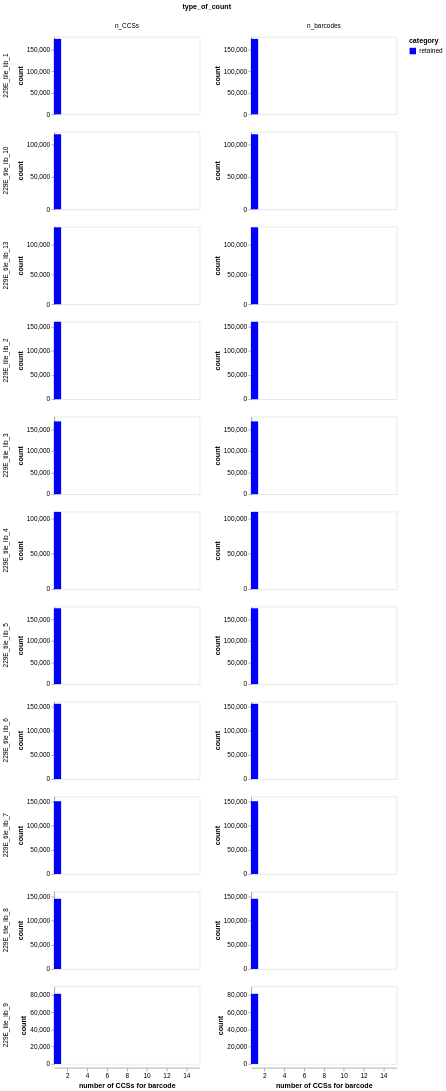

The notebook cell this image was saved under:
### Markdown cell above
## Build consensus sequences
Use the [alignparse.consensus.simple_mutconsensus](https://jbloomlab.github.io/alignparse/alignparse.consensus.html#alignparse.consensus.simple_mutconsensus) method to build consensus sequences, and plot how many barcodes and CCSs contributed to valid consensuses or had to be dropped.
Note the stats for barcodes and CCSs look different, because there are uneven numbers of CCSs per barcode:

### Code cell
# get parameters for building consensus
consensus_params = config["consensus_params"]
print(
    "Building consensus sequences with following settings\n  "
    + "\n  ".join(f"{param}={val}" for param, val in consensus_params.items())
)

# build consensus sequences and plot results
max_plot_nseqs = 15  # group nseqs >= this together
plot_width = 225

consensus, dropped = alignparse.consensus.simple_mutconsensus(
    aligned_ccs, mutation_col="gene_mutations", **consensus_params
)

consensus_stats = (
    pd.concat(
        [
            consensus.rename(columns={"variant_call_support": "nseqs"})
            .drop(columns="gene_mutations")
            .assign(drop_reason="retained", dropped=False),
            dropped.assign(dropped=True),
        ]
    )
    .assign(nseqs=lambda x: x["nseqs"].clip(upper=max_plot_nseqs))
    .groupby(["library", "drop_reason", "dropped", "nseqs"], as_index=False)
    .aggregate(
        n_barcodes=pd.NamedAgg("barcode", "count"),
        n_CCSs=pd.NamedAgg("nseqs", "sum"),
    )
    .rename(columns={"drop_reason": "category"})
    .melt(
        id_vars=["library", "category", "dropped", "nseqs"],
        value_vars=["n_barcodes", "n_CCSs"],
        var_name="type_of_count",
        value_name="count",
    )
)

# get drop reasons in order to plot
drop_reasons = (
    consensus_stats.groupby(["category", "dropped"], as_index=False)
    .aggregate({"count": "sum"})
    .sort_values(["dropped", "count"], ascending=[True, False])["category"]
    .tolist()
)
drop_colors = ["blue", "orange", "orangered", "goldenrod", "gold", "darkorange"]
assert len(drop_reasons) <= len(drop_colors)

consensus_stats_chart = (
    alt.Chart(consensus_stats)
    .encode(
        x=alt.X(
            "nseqs",
            scale=alt.Scale(domain=(1, max_plot_nseqs)),
            title="number of CCSs for barcode",
        ),
        y=alt.Y("count", stack=True),
        color=alt.Color(
            "category",
            sort=drop_reasons,
            scale=alt.Scale(range=drop_colors),
        ),
        row=alt.Row(
            "library",
            title=None,
        ),
        column=alt.Column("type_of_count"),
        tooltip=consensus_stats.columns.tolist(),
    )
    .mark_bar(size=0.75 * plot_width / max_plot_nseqs)
    .properties(width=plot_width, height=120)
    .configure_axis(grid=False)
    .resolve_scale(y="independent")
)

display(consensus_stats_chart)

### Figure 1 — Vega-Lite specification as saved in the notebook (floating-point values rounded to 4 significant figures)
{"config": {"view": {"continuousWidth": 300, "continuousHeight": 300}, "axis": {"grid": false}}, "data": {"name": "data-d0d30c3c2ce1ae61798e36bf83819d28"}, "mark": {"type": "bar", "size": 11.25}, "encoding": {"color": {"field": "category", "scale": {"range": ["blue", "orange", "orangered", "goldenrod", "gold", "darkorange"]}, "sort": ["retained"], "type": "nominal"}, "column": {"field": "type_of_count", "type": "nominal"}, "row": {"field": "library", "title": null, "type": "nominal"}, "tooltip": [{"field": "library", "type": "nominal"}, {"field": "category", "type": "nominal"}, {"field": "dropped", "type": "nominal"}, {"field": "nseqs", "type": "quantitative"}, {"field": "type_of_count", "type": "nominal"}, {"field": "count", "type": "quantitative"}], "x": {"field": "nseqs", "scale": {"domain": [1, 15]}, "title": "number of CCSs for barcode", "type": "quantitative"}, "y": {"field": "count", "stack": true, "type": "quantitative"}}, "height": 120, "resolve": {"scale": {"y": "independent"}}, "width": 225, "$schema": "https://vega.github.io/schema/vega-lite/v5.15.1.json", "datasets": {"data-d0d30c3c2ce1ae61798e36bf83819d28": [{"library": "229E_tile_lib_1", "category": "retained", "dropped": false, "nseqs": 1, "type_of_count": "n_barcodes", "count": 175210}, {"library": "229E_tile_lib_10", "category": "retained", "dropped": false, "nseqs": 1, "type_of_count": "n_barcodes", "count": 116179}, {"library": "229E_tile_lib_13", "category": "retained", "dropped": false, "nseqs": 1, "type_of_count": "n_barcodes", "count": 129021}, {"library": "229E_tile_lib_2", "category": "retained", "dropped": false, "nseqs": 1, "type_of_count": "n_barcodes", "count": 159869}, {"library": "229E_tile_lib_3", "category": "retained", "dropped": false, "nseqs": 1, "type_of_count": "n_barcodes", "count": 169057}, {"library": "229E_tile_lib_4", "category": "retained", "dropped": false, "nseqs": 1, "type_of_count": "n_barcodes", "count": 109643}, {"library": "229E_tile_lib_5", "category": "retained", "dropped": false, "nseqs": 1, "type_of_count": "n_barcodes", "count": 176108}, {"library": "229E_tile_lib_6", "category": "retained", "dropped": false, "nseqs": 1, "type_of_count": "n_barcodes", "count": 155419}, {"library": "229E_tile_lib_7", "category": "retained", "dropped": false, "nseqs": 1, "type_of_count": "n_barcodes", "count": 150255}, {"library": "229E_tile_lib_8", "category": "retained", "dropped": false, "nseqs": 1, "type_of_count": "n_barcodes", "count": 144994}, {"library": "229E_tile_lib_9", "category": "retained", "dropped": false, "nseqs": 1, "type_of_count": "n_barcodes", "count": 81444}, {"library": "229E_tile_lib_1", "category": "retained", "dropped": false, "nseqs": 1, "type_of_count": "n_CCSs", "count": 175210}, {"library": "229E_tile_lib_10", "category": "retained", "dropped": false, "nseqs": 1, "type_of_count": "n_CCSs", "count": 116179}, {"library": "229E_tile_lib_13", "category": "retained", "dropped": false, "nseqs": 1, "type_of_count": "n_CCSs", "count": 129021}, {"library": "229E_tile_lib_2", "category": "retained", "dropped": false, "nseqs": 1, "type_of_count": "n_CCSs", "count": 159869}, {"library": "229E_tile_lib_3", "category": "retained", "dropped": false, "nseqs": 1, "type_of_count": "n_CCSs", "count": 169057}, {"library": "229E_tile_lib_4", "category": "retained", "dropped": false, "nseqs": 1, "type_of_count": "n_CCSs", "count": 109643}, {"library": "229E_tile_lib_5", "category": "retained", "dropped": false, "nseqs": 1, "type_of_count": "n_CCSs", "count": 176108}, {"library": "229E_tile_lib_6", "category": "retained", "dropped": false, "nseqs": 1, "type_of_count": "n_CCSs", "count": 155419}, {"library": "229E_tile_lib_7", "category": "retained", "dropped": false, "nseqs": 1, "type_of_count": "n_CCSs", "count": 150255}, {"library": "229E_tile_lib_8", "category": "retained", "dropped": false, "nseqs": 1, "type_of_count": "n_CCSs", "count": 144994}, {"library": "229E_tile_lib_9", "category": "retained", "dropped": false, "nseqs": 1, "type_of_count": "n_CCSs", "count": 81444}]}}
